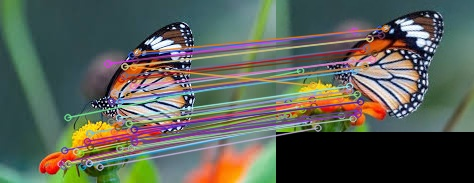
#> input picture results/matches.jpg, 474 x 183 px, given in place of butterfly.jpg, which was not available
$ python harris.py   (older library calls are emulated)
#> lines starting #> are read from the running program, lines starting #| are printed output that depends on the picture; after the words box and inside, x2 and y2 are one past the last pixel; in counts of white or black regions, pixels touching at a corner belong together; pictures that were not available may be replaced by others from this repository, and a replacement may not be noted
### cvlib/filters.py
import numpy as np

def conv_2d (image , kernel):
    h,w = image.shape
    kh, kw = kernel.shape
    kh_half , kw_half = kh//2 , kw//2
    output = np.zeros_like(image,dtype=np.float32)
    for i in range(kh_half,h-kh_half):
        for j in range(kw_half,w-kw_half):
            total = 0
            for m in range(kh):
                for n in range(kw):
                    total += image[i - kh_half +m , j - kw_half +n] * kernel[m,n]
            output[i][j] = total
    return output

### cvlib/utils.py
import os

def get_project_paths(script_file):
    script_dir = os.path.dirname(os.path.abspath(script_file))
    project_root = os.path.join(script_dir, "..")
    return {
        "data": os.path.join(project_root, "data"),
        "results": os.path.join(project_root, "results"),
        "src": os.path.join(project_root,"src")
    }

### src/harris.py
import cv2
import numpy as np
import os
from cvlib.utils import get_project_paths
from cvlib.filters import conv_2d

paths = get_project_paths(__file__)
img_path = os.path.join(paths["data"],"butterfly.jpg")

img = cv2.imread(img_path)
#> img is the input picture: shape (183, 474, 3); mean B, G, R 87, 97.2, 91.5
gray = cv2.cvtColor(img,cv2.COLOR_BGR2GRAY)
blurred = cv2.GaussianBlur(gray,(5,5),1.0)
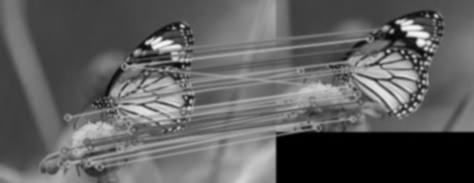
#> blurred: shape (183, 474); min 0, max 247, mean 94.4

Gx = np.array([[-1,0,1],
               [-2,0,2],
               [-1,0,1]], dtype=np.float32)
Gy = np.array([[-1,-2,-1],
               [0,0,0],
               [1,2,1]], dtype=np.float32)

Ix = conv_2d(blurred, Gx)
#> after the loop in conv_2d, `for i in range(kh_half,h-kh_half):`:
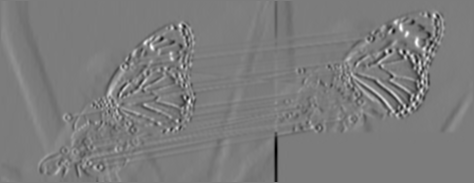
#> output: shape (183, 474) float32; min -470, max 494, mean 0.2; drawn with min black and max white
Iy = conv_2d(blurred,Gy)
#> after the loop in conv_2d (call 2), `for i in range(kh_half,h-kh_half):`:
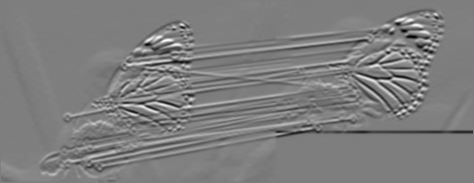
#> output: shape (183, 474) float32; min -523, max 533, mean 0.1; drawn with min black and max white

Ix2 = Ix * Ix
Iy2 = Iy * Iy
Ixy = Ix * Iy

Ix2 = cv2.GaussianBlur(Ix2,(5,5),1.0,cv2.CV_32F)
Iy2 = cv2.GaussianBlur(Iy2,(5,5),1.0,cv2.CV_32F)
Ixy = cv2.GaussianBlur(Ixy,(5,5),1.0,cv2.CV_32F)
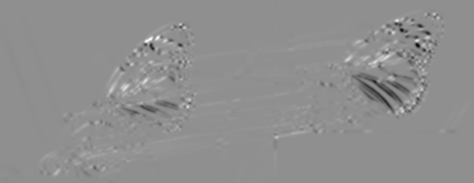
#> Ixy: shape (183, 474) float32; min -79764.7, max 62116.9, mean -17.3; drawn with min black and max white

det_M = Ix2 * Iy2 - Ixy **2
trace_M = Ix2 + Iy2

R = det_M - 0.04 * (trace_M **2)
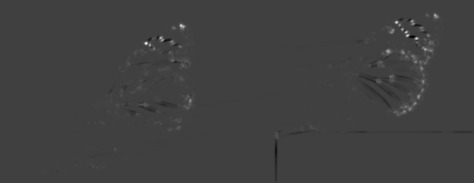
#> R: shape (183, 474) float32; min -1.47e+09, max 4.33e+09, mean 9646480; drawn with min black and max white
maxR = np.max(R)
#> maxR = 4.33e+09
thres = np.array(R>0.01*maxR)
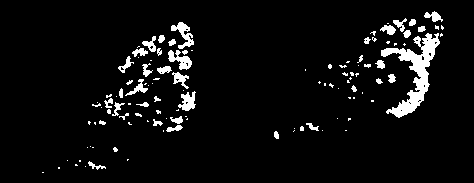
#> thres: shape (183, 474) bool; 5.5% white; 114 white regions (73 under 20 px), largest, box (x1, y1, x2, y2) and area: (381, 33, 440, 118) 1589, (171, 22, 194, 49) 257, (168, 50, 192, 70) 239
R = R * thres
corners = np.argwhere(thres)
#> corners = 4765 pairs, first value 11 to 172, second value 42 to 443
output = img.copy()
for corner in corners:
    row,col = corner
    cv2.circle(output,(col,row),4,(0,0,255),-1)
#> this loop made 4765 passes
#> (row, col) on passes 1 to 3: (11, 434), (12, 426), (12, 427)
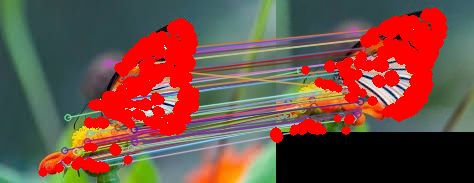
#> output: shape (183, 474, 3); 17.82% of pixels changed, all inside (x1, y1, x2, y2) = (38, 7, 448, 177)

res_path = os.path.join(paths["results"],"harris.jpg")
verif = cv2.imwrite(res_path,output)
if verif:
    cv2.imshow("Harris: ",output)
    cv2.waitKey(0)
    cv2.destroyAllWindows()

$ run again, on results/original.jpg
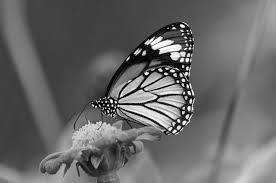
#> input picture results/original.jpg, 276 x 183 px, given in place of butterfly.jpg, which was not available
#> img is the input picture: shape (183, 276, 3); min 0, max 255, mean 103.5
#> maxR = 4.41e+09
#> `thres = np.array(R>0.01*maxR)`:
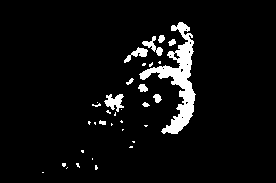
#> thres: shape (183, 276) bool; 5.6% white; 34 white regions (23 under 20 px), largest, box (x1, y1, x2, y2) and area: (139, 22, 196, 134) 1894, (104, 94, 124, 112) 204, (124, 47, 148, 63) 144
#> corners = 2814 pairs, first value 22 to 172, second value 42 to 195
#> the loop `for corner in corners:` made 2814 passes
#> (row, col) on passes 1 to 3: (22, 179), (22, 180), (22, 181)
#> after the loop `for corner in corners:`:
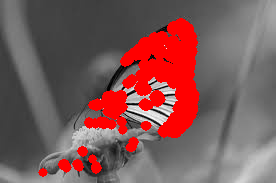
#> output: shape (183, 276, 3); 14.39% of pixels changed, all inside (x1, y1, x2, y2) = (38, 18, 200, 177)
